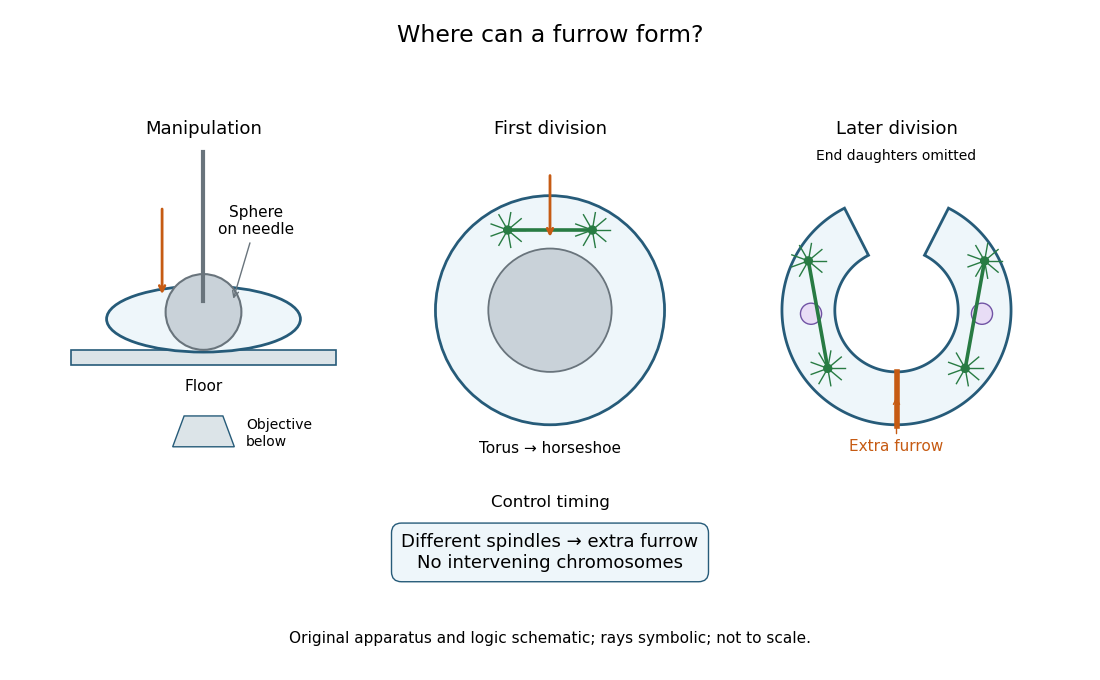

Recreate this plot in Python.
"""Original apparatus and reasoning diagram for Rappaport's 1961 experiment.

Python 3.14; matplotlib 3.10.7 and numpy 2.3.5. Geometry is illustrative,
not a tracing of the paper's figures or a record of measured dimensions.
"""

from pathlib import Path

import matplotlib.pyplot as plt
from matplotlib.patches import Circle, Ellipse, Polygon, Rectangle
import numpy as np


BLUE = "#265b79"
GREEN = "#287b43"
ORANGE = "#c65b13"
PURPLE = "#7154a5"


def aster(ax, x, y, size=0.20):
    for angle in np.linspace(0, 2 * np.pi, 9, endpoint=False):
        ax.plot((x, x + size * np.cos(angle)), (y, y + size * np.sin(angle)), color=GREEN, lw=1)
    ax.add_patch(Circle((x, y), 0.045, fc=GREEN, ec=GREEN))


def spindle(ax, first, second):
    ax.plot((first[0], second[0]), (first[1], second[1]), color=GREEN, lw=2.6)
    aster(ax, *first)
    aster(ax, *second)


def main():
    fig = plt.figure(figsize=(11, 6.8), dpi=100, facecolor="white")
    fig.suptitle("Where can a furrow form?", y=0.965, fontsize=17)
    axes = [fig.add_axes((x, 0.33, 0.28, 0.46)) for x in (0.045, 0.36, 0.675)]
    for ax in axes:
        ax.set(xlim=(-1.7, 1.7), ylim=(-1.65, 1.9), aspect="equal")
        ax.axis("off")

    ax = axes[0]
    ax.set_title("Manipulation", fontsize=13)
    ax.add_patch(Rectangle((-1.50, -0.62), 3, 0.17, fc="#dce4e8", ec=BLUE, lw=1.2))
    ax.add_patch(Ellipse((0, -0.10), 2.20, 0.75, fc="#eef6fa", ec=BLUE, lw=2))
    ax.plot((0, 0), (0.1, 1.8), color="#69747c", lw=3)
    ax.add_patch(Circle((0, -0.02), 0.43, fc="#c9d2d9", ec="#69747c", lw=1.5))
    ax.annotate("Sphere\non needle", (0.33, 0.1), (0.6, 0.86), ha="center", fontsize=11,
                arrowprops={"arrowstyle": "->", "color": "#69747c"})
    ax.annotate("", (-0.47, 0.15), (-0.47, 1.18), arrowprops={"arrowstyle": "->", "color": ORANGE, "lw": 2})
    ax.text(0, -0.92, "Floor", ha="center", fontsize=11)
    ax.add_patch(Polygon([(-0.35, -1.55), (0.35, -1.55), (0.22, -1.20), (-0.22, -1.20)], fc="#dce4e8", ec=BLUE))
    ax.text(0.48, -1.40, "Objective\nbelow", ha="left", va="center", fontsize=10)

    ax = axes[1]
    ax.set_title("First division", fontsize=13)
    ax.add_patch(Circle((0, 0), 1.30, fc="#eef6fa", ec=BLUE, lw=2))
    ax.add_patch(Circle((0, 0), 0.70, fc="#c9d2d9", ec="#69747c", lw=1.3))
    spindle(ax, (-0.48, 0.91), (0.48, 0.91))
    ax.annotate("", (0, 0.80), (0, 1.56), arrowprops={"arrowstyle": "->", "color": ORANGE, "lw": 2})
    ax.text(0, -1.62, "Torus → horseshoe", ha="center", fontsize=11)

    ax = axes[2]
    ax.set_title("Later division", fontsize=13)
    angles = np.linspace(0.65 * np.pi, 2.35 * np.pi, 241)
    outer = np.column_stack((1.30 * np.cos(angles), 1.30 * np.sin(angles)))
    inner = np.column_stack((0.70 * np.cos(angles[::-1]), 0.70 * np.sin(angles[::-1])))
    ax.add_patch(Polygon(np.vstack((outer, inner)), fc="#eef6fa", ec=BLUE, lw=2))
    for sign in (-1, 1):
        spindle(ax, (sign * 1.00, 0.56), (sign * 0.78, -0.66))
        ax.add_patch(Circle((sign * 0.97, -0.04), 0.12, fc="#e8ddf6", ec=PURPLE))
    ax.plot((0, 0), (-1.31, -0.70), color=ORANGE, lw=4)
    ax.annotate("Extra furrow", (0, -0.95), (0, -1.60), ha="center", fontsize=11, color=ORANGE,
                arrowprops={"arrowstyle": "->", "color": ORANGE})
    ax.text(0, 1.70, "End daughters omitted", ha="center", fontsize=10)

    fig.text(0.5, 0.255, "Control timing", ha="center", fontsize=12)
    fig.text(0.5, 0.165, "Different spindles → extra furrow\nNo intervening chromosomes", ha="center", fontsize=13,
             bbox={"boxstyle": "round,pad=0.55", "facecolor": "#eef6fa", "edgecolor": BLUE})
    fig.text(0.5, 0.055, "Original apparatus and logic schematic; rays symbolic; not to scale.", ha="center", fontsize=11)
    fig.savefig(Path(__file__).stem + ".png", facecolor="white", transparent=False)
    plt.close(fig)


if __name__ == "__main__":
    main()
